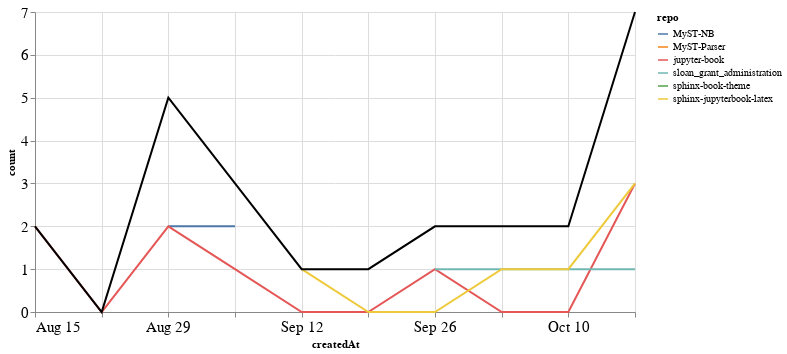

Notebook source saved alongside this figure:
### Markdown cell above
### PRs

### Code cell
prs_time = prs.groupby('repo').resample('W', on='createdAt').count()['author'].reset_index()
prs_time = prs_time.rename(columns={'author': 'count'})
prs_time_total = prs_time.groupby('createdAt').agg({"count": "sum"}).reset_index()

ch1 = alt.Chart(prs_time, width=600).mark_line().encode(
    x='createdAt',
    y='count',
    color='repo',
    tooltip="repo"
)

ch2 = alt.Chart(prs_time_total, width=600).mark_line(color="black").encode(
    x='createdAt',
    y='count',
)

ch1 + ch2

### Figure 1 — Vega-Lite specification as saved in the notebook (floating-point values rounded to 4 significant figures)
{"config": {"axisLeft": {"labelFontSize": 15}, "axisBottom": {"labelFontSize": 15}}, "layer": [{"data": {"name": "data-7d69f1060f4aec27c992531790a54407"}, "mark": "line", "encoding": {"color": {"type": "nominal", "field": "repo"}, "tooltip": {"type": "nominal", "field": "repo"}, "x": {"type": "temporal", "field": "createdAt"}, "y": {"type": "quantitative", "field": "count"}}, "width": 600}, {"data": {"name": "data-ac31c991bf79b2b79c43d65e13819806"}, "mark": {"type": "line", "color": "black"}, "encoding": {"x": {"type": "temporal", "field": "createdAt"}, "y": {"type": "quantitative", "field": "count"}}, "width": 600}], "$schema": "https://vega.github.io/schema/vega-lite/v4.8.1.json", "datasets": {"data-7d69f1060f4aec27c992531790a54407": [{"repo": "MyST-NB", "createdAt": "2021-08-29T00:00:00", "count": 2}, {"repo": "MyST-NB", "createdAt": "2021-09-05T00:00:00", "count": 2}, {"repo": "MyST-Parser", "createdAt": "2021-08-29T00:00:00", "count": 1}, {"repo": "jupyter-book", "createdAt": "2021-08-15T00:00:00", "count": 2}, {"repo": "jupyter-book", "createdAt": "2021-08-22T00:00:00", "count": 0}, {"repo": "jupyter-book", "createdAt": "2021-08-29T00:00:00", "count": 2}, {"repo": "jupyter-book", "createdAt": "2021-09-05T00:00:00", "count": 1}, {"repo": "jupyter-book", "createdAt": "2021-09-12T00:00:00", "count": 0}, {"repo": "jupyter-book", "createdAt": "2021-09-19T00:00:00", "count": 0}, {"repo": "jupyter-book", "createdAt": "2021-09-26T00:00:00", "count": 1}, {"repo": "jupyter-book", "createdAt": "2021-10-03T00:00:00", "count": 0}, {"repo": "jupyter-book", "createdAt": "2021-10-10T00:00:00", "count": 0}, {"repo": "jupyter-book", "createdAt": "2021-10-17T00:00:00", "count": 3}, {"repo": "sloan_grant_administration", "createdAt": "2021-09-26T00:00:00", "count": 1}, {"repo": "sloan_grant_administration", "createdAt": "2021-10-03T00:00:00", "count": 1}, {"repo": "sloan_grant_administration", "createdAt": "2021-10-10T00:00:00", "count": 1}, {"repo": "sloan_grant_administration", "createdAt": "2021-10-17T00:00:00", "count": 1}, {"repo": "sphinx-book-theme", "createdAt": "2021-09-19T00:00:00", "count": 1}, {"repo": "sphinx-jupyterbook-latex", "createdAt": "2021-09-12T00:00:00", "count": 1}, {"repo": "sphinx-jupyterbook-latex", "createdAt": "2021-09-19T00:00:00", "count": 0}, {"repo": "sphinx-jupyterbook-latex", "createdAt": "2021-09-26T00:00:00", "count": 0}, {"repo": "sphinx-jupyterbook-latex", "createdAt": "2021-10-03T00:00:00", "count": 1}, {"repo": "sphinx-jupyterbook-latex", "createdAt": "2021-10-10T00:00:00", "count": 1}, {"repo": "sphinx-jupyterbook-latex", "createdAt": "2021-10-17T00:00:00", "count": 3}], "data-ac31c991bf79b2b79c43d65e13819806": [{"createdAt": "2021-08-15T00:00:00", "count": 2}, {"createdAt": "2021-08-22T00:00:00", "count": 0}, {"createdAt": "2021-08-29T00:00:00", "count": 5}, {"createdAt": "2021-09-05T00:00:00", "count": 3}, {"createdAt": "2021-09-12T00:00:00", "count": 1}, {"createdAt": "2021-09-19T00:00:00", "count": 1}, {"createdAt": "2021-09-26T00:00:00", "count": 2}, {"createdAt": "2021-10-03T00:00:00", "count": 2}, {"createdAt": "2021-10-10T00:00:00", "count": 2}, {"createdAt": "2021-10-17T00:00:00", "count": 7}]}}
